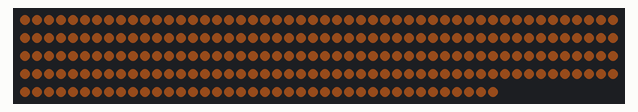
Recording of a sketch running on a simulated Arduino Mega 2560, built with avr-gcc and run on an emulated ATmega2560. Shown: 240 RGB LEDs in strip order, left to right, continuing on the next row. Dim RGB values are drawn brighter than linear; what the sketch prints to the serial monitor is not drawn.

Above: at 2.5 s.

The sketch:

LEDrums_Arduino.ino
```cpp
// The Arduino side of LEDrums.
//
// Requires the NeoPixelBus library to be installed.

#include <NeoPixelBrightnessBus.h>

const uint16_t PixelCount = 240;
const uint8_t PixelPin = 42;

NeoPixelBrightnessBus<NeoGrbwFeature, Neo800KbpsMethod> strip(PixelCount, PixelPin);

// (Shorter name for terser code.)
const uint16_t N = PixelCount;

RgbColor black(0);

NeoGamma<NeoGammaTableMethod> colorGamma;

RgbwColor baseColor(120, 90, 60, 0);

void setup() {
  strip.Begin();

  // Safeguard against drawing too much power.
  // (The 240 LED RGBW strip can draw up to 20 A @ 5 V with all LEDs at full power,
  // whereas the power supply caps out at 10 A @ 5 V in my case).
  strip.SetBrightness(120);

  // Initialize serial connection with high-ish baud rate.
  Serial.begin(115200);
  while (!Serial) {
    ;  // wait for serial port to connect. Needed for native USB port only.
  }

  delay(500);
}

// Reimplementation of Stream::timedRead because it's private but needed. Yawn.
long _startMillis;
int timedRead()
{
  int c;
  _startMillis = millis();
  do {
    c = Serial.read();
    if (c >= 0) return c;
  } while(millis() - _startMillis < 1000);
  return -1;     // -1 indicates timeout
}

// Serial.readStringUntil(255) does not work. It's fixed in 1.x but still broken in 2.0.
// https://github.com/arduino/Arduino/pull/7053
String readStringUntil255()
{
  String ret;
  int c = timedRead();
  while (c >= 0 && c != 255)
  {
    ret += (char)c;
    c = timedRead();
  }
  return ret;
}

int lastAckedTxId = -1;
void handleSerialInput() {
  String s = readStringUntil255();
  if (s.length() != 5) {
    return;
  }

  int txId = s[0];
  if (txId == lastAckedTxId)
    return;

  Serial.print((char)txId);
  lastAckedTxId = txId;

  int a = s[1];
  int b = s[2];
  int c = s[3];
  int d = s[4];

  if ((char)d == '9')
    dispatchMD90((uint8_t)a, (uint8_t)b, (uint8_t)c);
}

bool loaded = false;

void loop() {
  if (!loaded)
  {
    // Small loading animation, also stalls for a bit.
    load();
    strip.ClearTo(black);
    strip.Show();
    Serial.print("PASS");
    Serial.flush();
    delay(200);
    loaded = true;
    return;
  }

  while (Serial.available() > 0) {
    handleSerialInput();
  }

  composeStrip();
  advanceTime();

  if (strip.CanShow())
    strip.Show();
}

void dispatchMD90(uint8_t channel, uint8_t pitch, uint8_t velocity)
{
  if (channel != 9)
    return;

  switch (pitch)
  {
    case 36: return kick();      // (foot pedal not velocity sensitive)
    case 44: return hiHatFoot(); // (foot pedal not velocity sensitive)
    case 42: return hiHat(false, velocity);
    case 46: return hiHat(true, velocity);
    case 38: return snare(velocity);
    case 48: return tom(0, velocity);
    case 45: return tom(1, velocity);
    case 43: return tom(2, velocity);
    case 49: return crash(velocity);
    case 51: return ride(velocity);
  }
}

uint32_t framesSinceKick = 1000;
static void kick()
{
  framesSinceKick = 0;
}

int hiHatOpenness = 0;
unsigned hiHatIntensity = 0;
int hiHatCounter = 0;
static void hiHatFoot()
{
  hiHatOpenness = 2;
  hiHatIntensity = 100;
  hiHatCounter++;
}

static void hiHat(bool closed, uint8_t velocity)
{
  hiHatOpenness = closed ? 1 : 3;
  hiHatIntensity = velocity;
  hiHatCounter++;
}

int snareIntensity = 0;
static void snare(uint8_t velocity)
{
  snareIntensity = velocity;
}

int tomIntensity[3] = {};
static void tom(int num, uint8_t velocity) // 0 = hi, 1 = mid, 2 = low
{
  tomIntensity[num] = velocity;
}

unsigned crashIntensity = 0;
static void crash(uint8_t velocity)
{
  crashIntensity = velocity;
}

int rideCount = 0;
int rideIntensity = 0;
static void ride(uint8_t velocity)
{
  rideIntensity = velocity;
  rideCount++;
}

static void advanceTime()
{
  // (This could instead be done by storing "frame number when event happened". Who cares.)
  framesSinceKick++;

  hiHatIntensity -= (hiHatIntensity >> hiHatOpenness);
  if (hiHatIntensity > 0)
    hiHatIntensity--;

  snareIntensity /= 2;

  for (int& ti : tomIntensity)
    ti = max(0, ti * 2 / 3 - 1);

  crashIntensity -= (crashIntensity >> 4);
  if (crashIntensity > 0)
    crashIntensity--;

  rideIntensity = max(0, rideIntensity * 15 / 16 - 1);
}

static int randFromCounter(int counter)
{
  unsigned i = (unsigned)counter;
  return (int)(i * i * (i + 100));
}

static void composeStrip()
{
  // All intensity values are in fixed point with unit 256.

  int kickIntensity = 3 * 128 / (framesSinceKick + 3);
  int kickDistFromCenter = min(1000, 10 * framesSinceKick) + 2;
  int kickWidth = 80;

  int hiHatLeftRight = hiHatCounter & 1;
  int hiHatLocation = (randFromCounter(hiHatCounter) % (N / 2)) + ((N / 2) * hiHatLeftRight);
  int hiHatWidth = 10 * hiHatOpenness + 1;

  int tomWidth[3] = { 20, 30, 40 };

  int maxCrashParticlesAsfractionOfN = 64;

  int rideLocation = ((rideCount * 24) % N) + (randFromCounter(rideCount) % 8);
  int rideWidth = rideIntensity / 20 + 10;

  for (int i = 0; i < N; ++i)
  {
    int distFromKick = abs(abs(i - (int)N / 2) - kickDistFromCenter);
    int fromKick = max(0, kickWidth - distFromKick) * kickIntensity / kickWidth;

    int distFromHiHat = abs(i - hiHatLocation);
    int fromHiHat = max(0, hiHatWidth - distFromHiHat) * hiHatIntensity / hiHatWidth;

    int fromSnare = snareIntensity / 2; //?

    int fromTom[3];
    for (int tom = 0; tom < 3; ++tom) {
      int tomLocation = (N / 5) * (tom + 1);
      int distFromTom = abs(i - tomLocation);
      fromTom[tom] = max(0, tomWidth[tom] - distFromTom) * tomIntensity[tom] / tomWidth[tom];
    }

    // This doesn't work how I think it should (the > should be <... ?!?), but it looks cool.
    int isCrash = (randFromCounter(i * N * crashIntensity) % (128 * maxCrashParticlesAsfractionOfN)) > (int)crashIntensity;
    int fromCrash = isCrash ? (int)crashIntensity : 0;

    int distFromRide = abs(i - rideLocation);
    int fromRide = max(0, rideWidth - distFromRide) * rideIntensity / rideWidth;

    int total = fromKick + fromHiHat + fromSnare + fromTom[0] + fromTom[1] + fromTom[2] + fromCrash + fromRide;
    total *= 2; // MIDI velocities tend to only go to 128.
    if (total > 255)
      total = 255;

    RgbwColor result(baseColor.R, baseColor.G, baseColor.B, total);
    strip.SetPixelColor(i, colorGamma.Correct(result));
  }
}

// Gradually fills the strip with a desaturated rainbow.
static void load() {
  strip.ClearTo(black);
  for(uint16_t i = 0; i < N; i++) {
    uint16_t v = (i * 8) % N;
    float hue = float(v) / N;
    auto color = RgbColor(HsbColor(hue, 0.6f, 0.4f));
    RgbwColor colorG = colorGamma.Correct(RgbwColor(color));
    strip.SetPixelColor(i, colorG);
    if (i % 3 == 0)
      strip.Show();
  }
}
```
